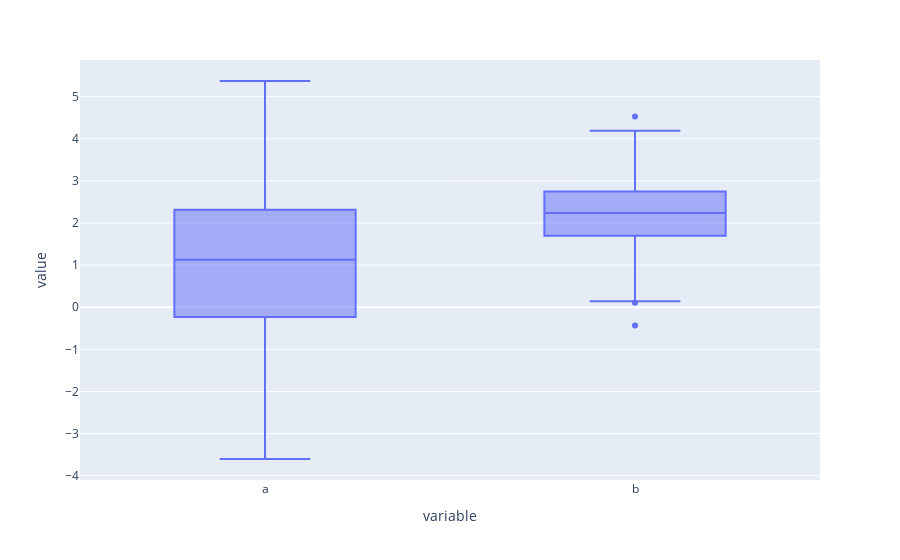

The code cell stored with this chart in its notebook:
### Code cell
import pandas as pd
import numpy as np
pd.options.plotting.backend = "plotly"
np.random.seed(1)

df = pd.DataFrame(dict(
    a=np.random.normal(loc=1, scale=2, size=100),
    b=np.random.normal(loc=2, scale=1, size=100)
))
fig = df.boxplot()
fig.show()

### Figure 1 — Plotly figure (JSON) as saved in the notebook; plotly's stock layout.template omitted (floating-point values rounded to 4 significant figures; data arrays with more than 128 entries replaced by an {"elided": "..."} marker saying what was removed)
{"data": [{"alignmentgroup": "True", "hovertemplate": "variable=%{x}<br>value=%{y}<extra></extra>", "legendgroup": "", "marker": {"color": "#636efa"}, "name": "", "notched": false, "offsetgroup": "", "orientation": "v", "showlegend": false, "type": "box", "x": {"elided": "200 str values"}, "x0": " ", "xaxis": "x", "y": {"elided": "200 float values"}, "y0": " ", "yaxis": "y"}], "layout": {"boxmode": "group", "legend": {"tracegroupgap": 0}, "margin": {"t": 60}, "xaxis": {"anchor": "y", "domain": [0, 1], "title": {"text": "variable"}}, "yaxis": {"anchor": "x", "domain": [0, 1], "title": {"text": "value"}}}}
